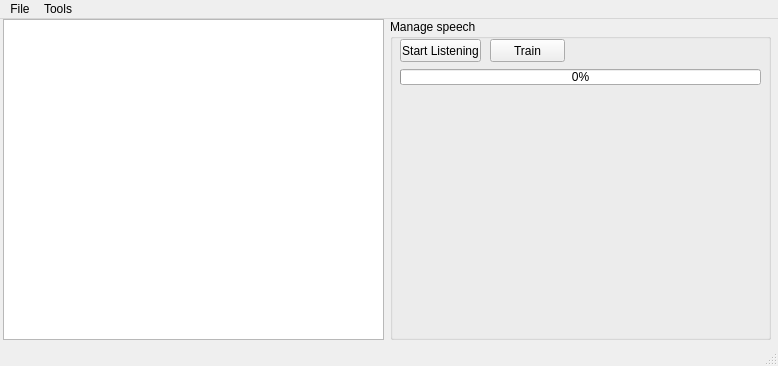
<?xml version="1.0" encoding="UTF-8"?>
<ui version="4.0">
 <class>MainForm</class>
 <widget class="QMainWindow" name="MainForm">
  <property name="geometry">
   <rect>
    <x>0</x>
    <y>0</y>
    <width>778</width>
    <height>366</height>
   </rect>
  </property>
  <property name="minimumSize">
   <size>
    <width>778</width>
    <height>366</height>
   </size>
  </property>
  <property name="maximumSize">
   <size>
    <width>778</width>
    <height>366</height>
   </size>
  </property>
  <property name="windowTitle">
   <string>SRSystem</string>
  </property>
  <property name="windowOpacity">
   <double>1.000000000000000</double>
  </property>
  <widget class="QWidget" name="centralwidget">
   <widget class="QPlainTextEdit" name="spechText">
    <property name="geometry">
     <rect>
      <x>3</x>
      <y>0</y>
      <width>381</width>
      <height>321</height>
     </rect>
    </property>
    <property name="readOnly">
     <bool>true</bool>
    </property>
   </widget>
   <widget class="QGroupBox" name="mngSpeechBox">
    <property name="geometry">
     <rect>
      <x>390</x>
      <y>0</y>
      <width>381</width>
      <height>321</height>
     </rect>
    </property>
    <property name="title">
     <string>Manage speech</string>
    </property>
    <widget class="QPushButton" name="toogleSRBtn">
     <property name="geometry">
      <rect>
       <x>10</x>
       <y>20</y>
       <width>81</width>
       <height>23</height>
      </rect>
     </property>
     <property name="text">
      <string>Start Listening</string>
     </property>
    </widget>
    <widget class="QPushButton" name="trainBtn">
     <property name="geometry">
      <rect>
       <x>100</x>
       <y>20</y>
       <width>75</width>
       <height>23</height>
      </rect>
     </property>
     <property name="text">
      <string>Train</string>
     </property>
    </widget>
    <widget class="QProgressBar" name="powerBar">
     <property name="geometry">
      <rect>
       <x>10</x>
       <y>50</y>
       <width>361</width>
       <height>16</height>
      </rect>
     </property>
     <property name="value">
      <number>0</number>
     </property>
     <property name="orientation">
      <enum>Qt::Horizontal</enum>
     </property>
    </widget>
    <widget class="QWidget" name="verticalLayoutWidget">
     <property name="geometry">
      <rect>
       <x>10</x>
       <y>70</y>
       <width>361</width>
       <height>121</height>
      </rect>
     </property>
     <layout class="QVBoxLayout" name="sampleGLayout"/>
    </widget>
    <widget class="QWidget" name="verticalLayoutWidget_2">
     <property name="geometry">
      <rect>
       <x>10</x>
       <y>190</y>
       <width>361</width>
       <height>121</height>
      </rect>
     </property>
     <layout class="QVBoxLayout" name="debugGLayout"/>
    </widget>
   </widget>
  </widget>
  <widget class="QMenuBar" name="menubar">
   <property name="geometry">
    <rect>
     <x>0</x>
     <y>0</y>
     <width>778</width>
     <height>21</height>
    </rect>
   </property>
   <widget class="QMenu" name="menuFile">
    <property name="title">
     <string>File</string>
    </property>
    <addaction name="actionQuit"/>
   </widget>
   <widget class="QMenu" name="menuTools">
    <property name="title">
     <string>Tools</string>
    </property>
    <addaction name="actionNewDatabase"/>
   </widget>
   <addaction name="menuFile"/>
   <addaction name="menuTools"/>
  </widget>
  <widget class="QStatusBar" name="statusbar"/>
  <action name="actionExit">
   <property name="text">
    <string>Exit</string>
   </property>
  </action>
  <action name="actionImport">
   <property name="text">
    <string>Import...</string>
   </property>
  </action>
  <action name="actionNew_database">
   <property name="text">
    <string>New database</string>
   </property>
  </action>
  <action name="actionImport_2">
   <property name="text">
    <string>Import</string>
   </property>
  </action>
  <action name="actionExit_2">
   <property name="text">
    <string>Exit</string>
   </property>
  </action>
  <action name="actionNewDatabase">
   <property name="text">
    <string>Manage database</string>
   </property>
  </action>
  <action name="actionImportDatabase">
   <property name="text">
    <string>Import database</string>
   </property>
  </action>
  <action name="actionQuit">
   <property name="text">
    <string>Quit</string>
   </property>
  </action>
 </widget>
 <resources/>
 <connections/>
</ui>
